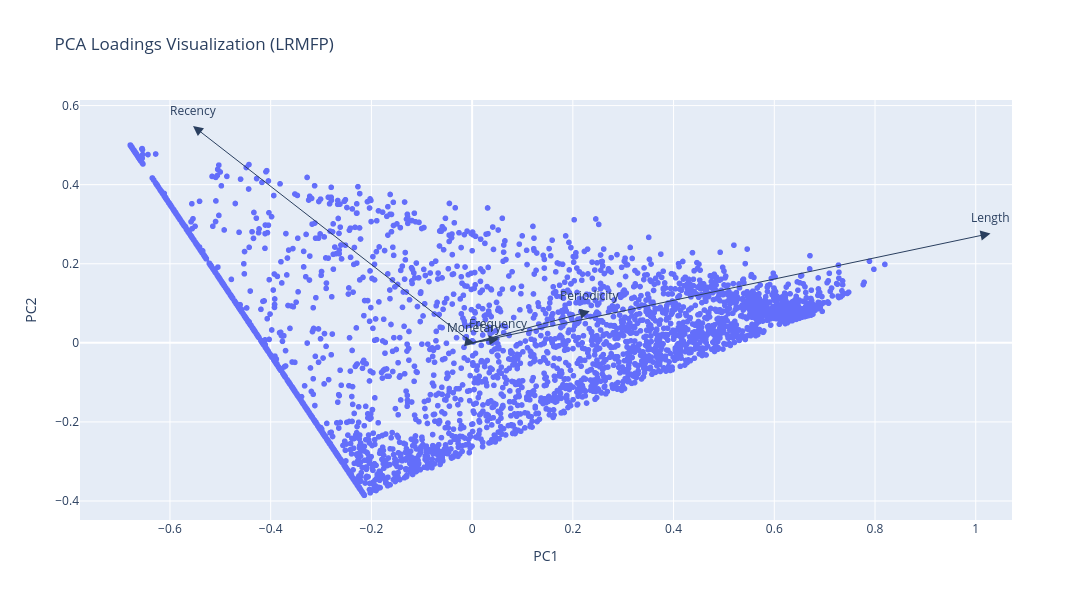

The code cell stored with this chart in its notebook:
### Code cell
features = loadings_df.index

fig = px.scatter(
    x=pca_proj[:, 0], y=pca_proj[:, 1], title="PCA Loadings Visualization (LRMFP)", labels={"x": "PC1", "y": "PC2"}
)

# Escala para que las flechas sean visibles
scale = 3

for i, feature in enumerate(features):
    x_loading = loadings_df.iloc[i, 0] * scale
    y_loading = loadings_df.iloc[i, 1] * scale

    # Flecha (vector desde el origen)
    fig.add_annotation(
        ax=0,
        ay=0,
        axref="x",
        ayref="y",
        x=x_loading,
        y=y_loading,
        showarrow=True,
        arrowsize=2,
        arrowhead=2,
        xanchor="right",
        yanchor="top",
    )

    # Etiqueta
    fig.add_annotation(
        x=x_loading,
        y=y_loading,
        ax=0,
        ay=0,
        xanchor="center",
        yanchor="bottom",
        text=feature,
        yshift=5,
    )

fig.update_layout(width=1200, height=600)
fig.show()

### Figure 1 — Plotly figure (JSON) as saved in the notebook; plotly's stock layout.template omitted (floating-point values rounded to 4 significant figures; data arrays with more than 128 entries replaced by an {"elided": "..."} marker saying what was removed)
{"data": [{"hovertemplate": "PC1=%{x}<br>PC2=%{y}<extra></extra>", "legendgroup": "", "marker": {"color": "#636efa", "symbol": "circle"}, "mode": "markers", "name": "", "showlegend": false, "type": "scattergl", "x": {"elided": "4314 float values"}, "xaxis": "x", "y": {"elided": "4314 float values"}, "yaxis": "y"}], "layout": {"annotations": [{"arrowhead": 2, "arrowsize": 2, "ax": 0, "axref": "x", "ay": 0, "ayref": "y", "showarrow": true, "x": 1.029, "xanchor": "right", "y": 0.2766, "yanchor": "top"}, {"ax": 0, "ay": 0, "text": "Length", "x": 1.029, "xanchor": "center", "y": 0.2766, "yanchor": "bottom", "yshift": 5}, {"arrowhead": 2, "arrowsize": 2, "ax": 0, "axref": "x", "ay": 0, "ayref": "y", "showarrow": true, "x": -0.5542, "xanchor": "right", "y": 0.5484, "yanchor": "top"}, {"ax": 0, "ay": 0, "text": "Recency", "x": -0.5542, "xanchor": "center", "y": 0.5484, "yanchor": "bottom", "yshift": 5}, {"arrowhead": 2, "arrowsize": 2, "ax": 0, "axref": "x", "ay": 0, "ayref": "y", "showarrow": true, "x": 0.05314, "xanchor": "right", "y": 0.01065, "yanchor": "top"}, {"ax": 0, "ay": 0, "text": "Frequency", "x": 0.05314, "xanchor": "center", "y": 0.01065, "yanchor": "bottom", "yshift": 5}, {"arrowhead": 2, "arrowsize": 2, "ax": 0, "axref": "x", "ay": 0, "ayref": "y", "showarrow": true, "x": 0.005445, "xanchor": "right", "y": -0.001364, "yanchor": "top"}, {"ax": 0, "ay": 0, "text": "Monetary", "x": 0.005445, "xanchor": "center", "y": -0.001364, "yanchor": "bottom", "yshift": 5}, {"arrowhead": 2, "arrowsize": 2, "ax": 0, "axref": "x", "ay": 0, "ayref": "y", "showarrow": true, "x": 0.2336, "xanchor": "right", "y": 0.07975, "yanchor": "top"}, {"ax": 0, "ay": 0, "text": "Periodicity", "x": 0.2336, "xanchor": "center", "y": 0.07975, "yanchor": "bottom", "yshift": 5}], "height": 600, "legend": {"tracegroupgap": 0}, "title": {"text": "PCA Loadings Visualization (LRMFP)"}, "width": 1200, "xaxis": {"anchor": "y", "domain": [0, 1], "title": {"text": "PC1"}}, "yaxis": {"anchor": "x", "domain": [0, 1], "title": {"text": "PC2"}}}}
